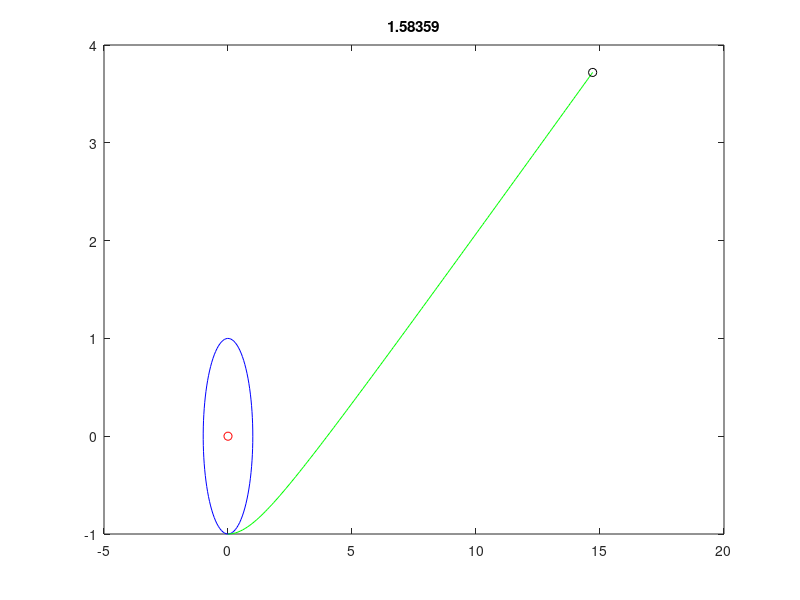

This chart was generated by the following MATLAB code:
clear;

h=0.05;       % timestep of 0.05 time-units
pos=[0 -1];    % initial position
vel=[2 0];  % initial velocity

steps=200;              % number of steps
skip=ceil(steps/100);   % plot only 100 frames

theta=linspace(0,2*pi,100);   % equally spaced points
xc=cos(theta);
yc=sin(theta);

for i=1:steps
  x(i)=pos(1);
  y(i)=pos(2);
  time=(i-1)*h/(2*pi);

  if rem(i,skip)==0
    plot(xc,yc,'b',x,y,'g-',pos(1),pos(2),'ko',0,0,'ro')
    title(time)
    pause(0);
  end

  r=norm(pos);
  accel=-1/r^2 * pos/r;
 
  % Verlet Method
  if i==1
    next=pos + h*vel + 0.5*h*h*accel;
  else
    next=2*pos - prev + h*h*accel;
  end
 
  prev=pos;
  pos=next;
end
